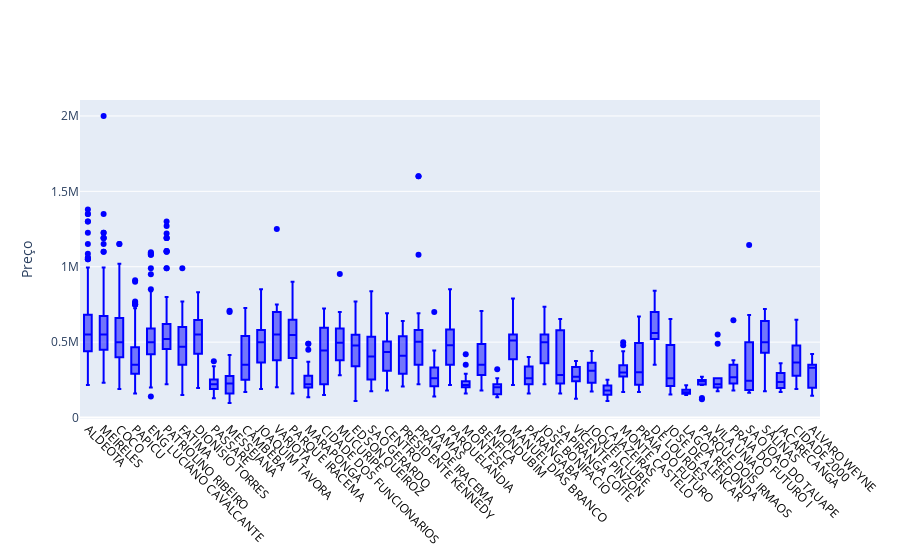

The notebook cell saved with this chart:
### Markdown cell above
Nós já temos algumas informacoes sobre quartis, minimos, maximas e medias para a maioria dos valores de nossas variaveis. Entretanto para uma analise mais visual, iremos gerar um **box plot**.

### Code cell
lista = bairros6.index.tolist()

trace1 = go.Box(
    y=df_47.price,
    x=df_47.Bairro,
    #name='kale',
    marker=dict(
        color='blue'
    )
)
data = [trace1]
layout = go.Layout(
       #title = 'Quantidade de Aptos por Bairro',
       yaxis = {'title': 'Preço'},
       barmode='stack',
       height = 700,
       xaxis=dict(
       categoryorder='array',
       categoryarray=lista,
       titlefont=dict(
         size=6,
         color='black'),
       showticklabels=True,
       tickfont=dict(
        size=12,
        color='black',
        ),
    tickangle=45,
   
    ),
)   
print (len(lista))
fig = go.Figure(data=data, layout=layout)
fig.show()

### Figure 1 — Plotly figure (JSON) as saved in the notebook; plotly's stock layout.template omitted (floating-point values rounded to 4 significant figures; data arrays with more than 128 entries replaced by an {"elided": "..."} marker saying what was removed)
{"data": [{"marker": {"color": "blue"}, "type": "box", "x": {"elided": "2554 str values"}, "y": {"elided": "2554 int values"}}], "layout": {"autosize": true, "barmode": "stack", "xaxis": {"autorange": true, "categoryarray": ["ALDEOTA", "MEIRELES", "COCO", "PAPICU", "ENG LUCIANO CAVALCANTE", "PATRIOLINO RIBEIRO", "FATIMA", "DIONISIO TORRES", "PASSARE", "MESSEJANA", "CAMBEBA", "JOAQUIM TAVORA", "VARJOTA", "PARQUE IRACEMA", "MARAPONGA", "CIDADE DOS FUNCIONARIOS", "MUCURIPE", "EDSON QUEIROZ", "SAO GERARDO", "CENTRO", "PRESIDENTE KENNEDY", "PRAIA DE IRACEMA", "DAMAS", "PARQUELANDIA", "MONTESE", "BENFICA", "MONDUBIM", "MANUEL DIAS BRANCO", "PARANGABA", "JOSE BONIFACIO", "SAPIRANGA COITE", "VICENTE PINZON", "JOQUEI CLUBE", "CAJAZEIRAS", "MONTE CASTELO", "PRAIA DO FUTURO", "DE LOURDES", "JOSE DE ALENCAR", "LAGOA REDONDA", "PARQUE DOIS IRMAOS", "VILA UNIAO", "PRAIA DO FUTURO I", "SAO JOAO DO TAUAPE", "SALINAS", "JACARECANGA", "CIDADE 2000", "ALVARO WEYNE"], "categoryorder": "array", "range": [-0.5, 46.5], "showticklabels": true, "tickangle": 45, "tickfont": {"color": "black", "size": 12}, "title": {"font": {"color": "black", "size": 6}}, "type": "category"}, "yaxis": {"autorange": true, "range": [-9778.0, 2106000.0], "title": {"text": "Preço"}, "type": "linear"}}}
